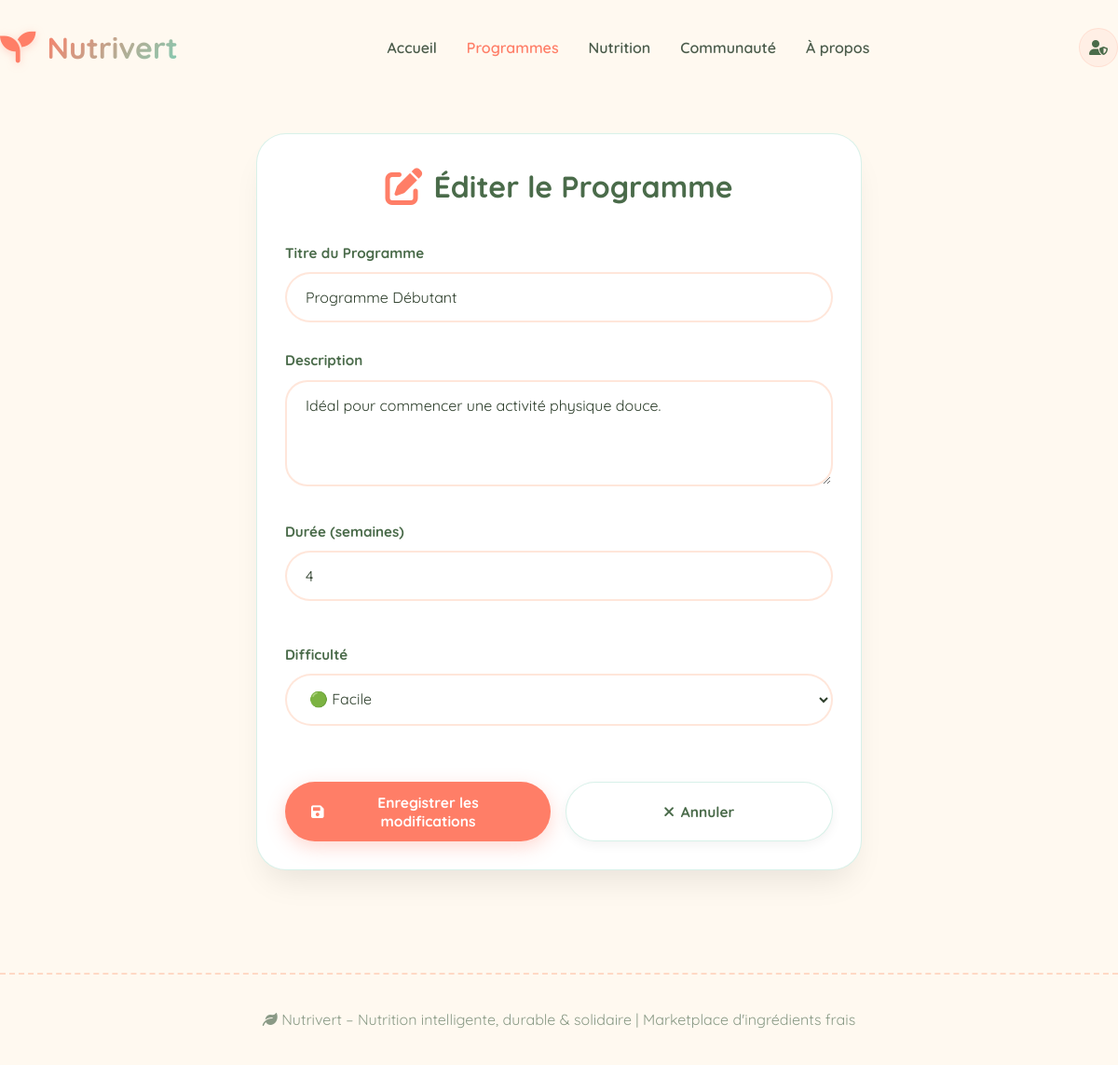
The page /index.php?controller=coaching&action=edit&id=1 (signed in) on the database its author committed.
### tables this page shows
CREATE TABLE `coaching_programs` (
  `id` int(11) NOT NULL,
  `title` varchar(255) NOT NULL,
  `description` text DEFAULT NULL,
  `image` varchar(500) DEFAULT NULL,
  `duration_weeks` int(11) NOT NULL DEFAULT 1,
  `difficulty_level` enum('easy','medium','hard') NOT NULL DEFAULT 'easy',
  `created_at` timestamp NOT NULL DEFAULT current_timestamp(),
  `updated_at` timestamp NOT NULL DEFAULT current_timestamp() ON UPDATE current_timestamp()
);

### config/database.php (called while the page is built, shortened)
<?php
function getDB(): PDO {
    static $pdo = null;
    if ($pdo === null) {
        try {
            $dsn = "mysql:host=" . DB_HOST . ";dbname=" . DB_NAME . ";charset=" . DB_CHARSET;
            $options = [
                PDO::ATTR_ERRMODE            => PDO::ERRMODE_EXCEPTION,
                PDO::ATTR_DEFAULT_FETCH_MODE => PDO::FETCH_ASSOC,
                PDO::ATTR_EMULATE_PREPARES   => false,
            ];
            $pdo = new PDO($dsn, DB_USER, DB_PASS, $options);
            $migrationVersion = 6;
        } catch (PDOException $e) {
            http_response_code(500);
            exit('Database connection failed: ' . $e->getMessage());
        }
    }
    return $pdo;
}

### coaching/Model/Coaching.php (called while the page is built, shortened)
<?php
class Coaching
{
    private ?int    $id;
    private string  $title;
    private string  $description;
    private int     $durationWeeks;
    private string  $difficultyLevel;
    public function __construct(array $data)
    {
        $this->id              = isset($data['id'])             ? (int)$data['id']                        : null;
        $this->title           = trim((string)($data['title']           ?? ''));
        $this->description     = trim((string)($data['description']     ?? ''));
        $this->durationWeeks   = isset($data['duration_weeks']) ? (int)$data['duration_weeks']            : 0;
        $this->difficultyLevel = strtolower(trim((string)($data['difficulty_level'] ?? '')));
    }
    public function getId(): ?int             { return $this->id; }
    public function getTitle(): string        { return $this->title; }
    public function getDescription(): string  { return $this->description; }
    public function getDurationWeeks(): int   { return $this->durationWeeks; }
    public function getDifficultyLevel(): string { return $this->difficultyLevel; }
}

### coaching/View/edit.php (the view, shortened to what this page needs)
<?php
function e($value): string {
    return htmlspecialchars((string)$value, ENT_QUOTES, 'UTF-8');
}
$selectedDifficulty = $editingProgram->getDifficultyLevel();
?>
<!DOCTYPE html>
<html lang="fr">
<head>
  <link rel="stylesheet" href="assets/css/style.css?v=<?= time() ?>">
  <link rel="stylesheet" href="https://cdnjs.cloudflare.com/ajax/libs/font-awesome/6.0.0-beta3/css/all.min.css">
</head>
<body>
<nav class="navbar">
  <div class="logo">
    <i class="fas fa-seedling"></i>
    <span>Nutrivert</span>
  </div>
  <div class="nav-links">
    <a href="#" class="nav-link">Accueil</a>
    <a href="index.php?controller=coaching&action=index" class="nav-link active">Programmes</a>
    <a href="#" class="nav-link">Nutrition</a>
    <a href="#" class="nav-link">Communauté</a>
    <a href="#" class="nav-link">À propos</a>
  </div>
  <div class="nav-right">
    <a href="index.php?controller=dashboard&action=index" class="nav-hidden-btn" title="Admin">
      <i class="fas fa-user-shield"></i>
    </a>
  </div>
</nav>
<div class="container" style="padding-top: 40px; padding-bottom: 60px;">
  <div class="section-card" style="max-width: 650px; margin: 0 auto;">
    <div class="section-title" style="justify-content: center; margin-bottom: 2rem;">
      <i class="fas fa-edit" style="font-size: 2.5rem; color: var(--coral);"></i>
      <span style="font-size: 2rem;">Éditer le Programme</span>
    </div>
    <form method="post" action="index.php?controller=coaching&action=update&id=<?= (int)$editingProgram->getId() ?>&redirect=coaching">
      <div class="form-group">
        <label class="form-label">Titre du Programme</label>
        <input type="text" name="title" class="form-input"
               value="<?= e($editingProgram->getTitle()) ?>"
               required>
      </div>
      <div class="form-group">
        <label class="form-label">Description</label>
        <textarea name="description" class="form-textarea" rows="4" required><?= e($editingProgram->getDescription()) ?></textarea>
      </div>
      <div class="grid grid-2" style="gap: 1rem;">
        <div class="form-group">
          <label class="form-label">Durée (semaines)</label>
          <input type="number" name="duration_weeks" class="form-input"
                 min="1" max="52"
                 value="<?= $editingProgram->getDurationWeeks() ?>"
                 required>
        </div>
        <div class="form-group">
          <label class="form-label">Difficulté</label>
          <select name="difficulty_level" class="form-select" required>
            <option value="easy"   <?= $selectedDifficulty === 'easy'   ? 'selected' : '' ?>>🟢 Facile</option>
          </select>
        </div>
      </div>
      <div class="flex gap-4" style="margin-top: 2rem;">
        <button type="submit" class="btn btn-gradient w-full" style="border-radius: 60px;">
          <i class="fas fa-save"></i> Enregistrer les modifications
        </button>
        <a href="index.php?controller=coaching&action=index"
           class="btn btn-soft w-full text-center" style="border-radius: 60px;">
          <i class="fas fa-times"></i> Annuler
        </a>
      </div>
    </form>
  </div>
</div>
<footer>
  <i class="fas fa-leaf"></i> Nutrivert – Nutrition intelligente, durable &amp; solidaire | Marketplace d'ingrédients frais
</footer>
</body>
</html>

### assets/css/style.css (style rules this page uses)
:root { --coral: #FF7E67; --mint: #7DCFB6; --lavender: #C8A2F0; --sunset: #FFB347; --sage: #A3C4A2; --deep: #4A6B4A; --bg-warm: #FFF5E6; --card-white: #FFFFFF; --shadow: 0 20px 35px -12px rgba(0,0,0,0.1); --border-radius: 32px; }
*, *::before, *::after { box-sizing: border-box; margin: 0; padding: 0; }
body { font-family: 'Quicksand', sans-serif; background: #FFF9F0; color: #2D3E2B; scroll-behavior: smooth; line-height: 1.65; -webkit-font-smoothing: antialiased; overflow-x: hidden; }
.container { max-width: 1280px; margin: 0 auto; padding: 0 30px; }
.navbar { display: flex; justify-content: space-between; align-items: center; flex-wrap: wrap; padding: 25px 0; }
.logo { display: flex; align-items: center; gap: 12px; }
.logo i { font-size: 2.4rem; color: var(--coral); filter: drop-shadow(0 2px 5px rgba(255,126,103,0.3)); }
.logo span { font-size: 2rem; font-weight: 700; background: linear-gradient(135deg, #FF7E67, #7DCFB6); -webkit-background-clip: text; background-clip: text; color: transparent; }
.nav-links { display: flex; gap: 32px; align-items: center; }
.nav-links a { text-decoration: none; font-weight: 600; color: #4A5B4A; transition: 0.2s; }
.nav-links a.active { color: var(--coral); }
.nav-hidden-btn { color: var(--deep); display: flex; align-items: center; justify-content: center; width: 42px; height: 42px; border-radius: 60px; transition: all 0.25s ease; background: rgba(255,126,103,0.08); border: 1.5px solid rgba(255,126,103,0.15); text-decoration: none; }
.section-card { background: var(--card-white); border-radius: var(--border-radius); padding: 30px; margin: 40px 0; box-shadow: var(--shadow); transition: all 0.3s ease; border: 1px solid rgba(125,207,182,0.3); }
.section-title { font-size: 1.8rem; font-weight: 700; display: flex; align-items: center; gap: 12px; margin-bottom: 25px; color: var(--deep); }
.section-title i { font-size: 2rem; color: var(--coral); }
.btn { display: inline-flex; align-items: center; justify-content: center; gap: 0.5rem; padding: 12px 28px; border-radius: 60px; font-weight: 700; font-family: inherit; font-size: 0.97rem; cursor: pointer; border: none; transition: 0.2s; text-decoration: none; }
.btn-gradient { background: var(--coral); color: white; box-shadow: 0 6px 20px rgba(255,126,103,0.3); }
.btn-soft { background: white; color: var(--deep); box-shadow: 0 4px 12px rgba(0,0,0,0.05); border: 1.5px solid rgba(125,207,182,0.3); }
.form-group { margin-bottom: 1.8rem;text-align: left; }
.form-label { display: block; font-weight: 700; margin-bottom: 0.5rem; color: var(--deep); font-size: 0.95rem; }
.form-input, .form-select, .form-textarea { width: 100%; padding: 15px 20px; border: 2px solid rgba(255,213,194,0.6); border-radius: 60px; font-family: inherit; font-size: 1rem; color: #2D3E2B; transition: 0.2s; background: white; }
.form-textarea { border-radius: 24px; }
.grid { display: grid; gap: 2rem; }
.grid-2 { grid-template-columns: repeat(auto-fit, minmax(380px, 1fr)); }
.flex { display: flex; }
.gap-4 { gap: 1rem; }
.text-center { text-align: center; }
.w-full { width: 100%; }
footer { text-align: center; padding: 35px; color: #8A9A86; border-top: 2px dashed #FFD9C5; margin-top: 50px; }

### rows shown on the page
coaching_programs: title "Programme Débutant", description "Idéal pour commencer une activité physique douce.", duration_weeks "4", difficulty_level "🟢 Facile"
